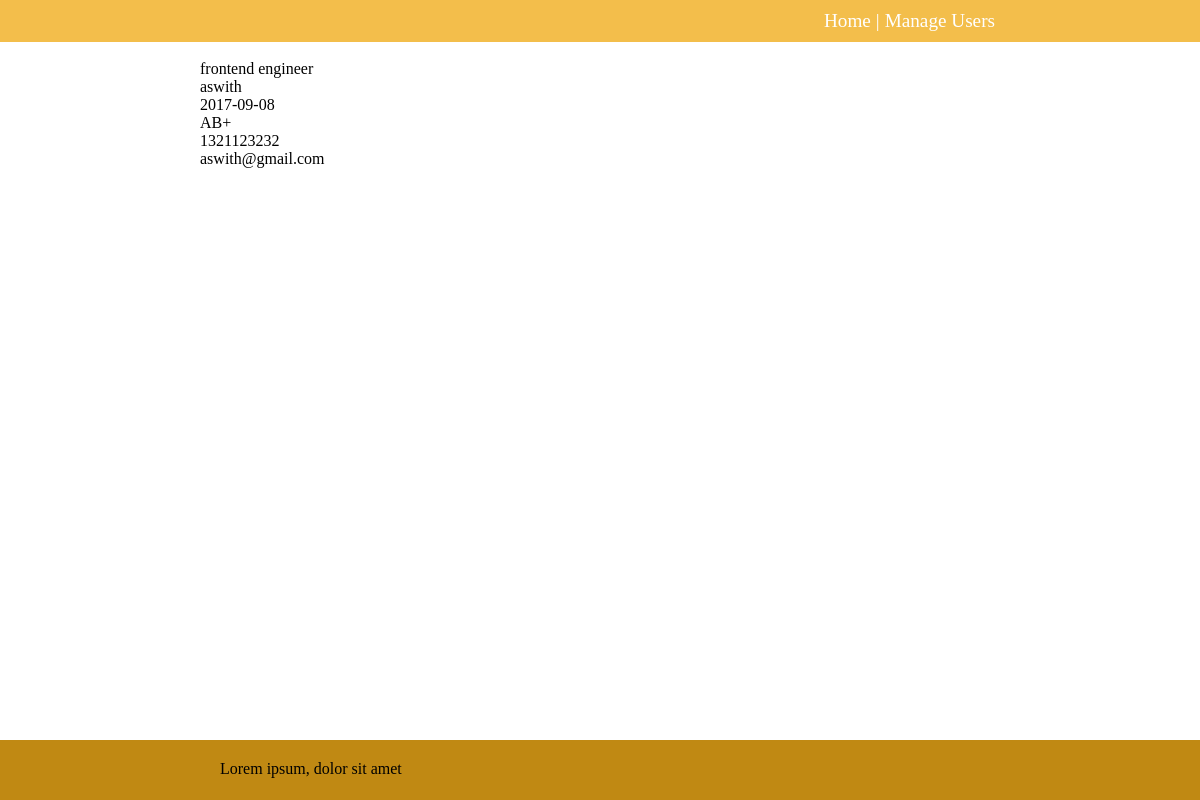
Screenshot of /preview/5 with the database file from the repository.
### app.py (models this page shows, shortened)
class User(db.Model):
    id = db.Column(db.Integer, primary_key = True)
    name = db.Column(db.String(50), nullable = False)
    pic = db.Column(db.Text, unique = True, nullable = False)
    mimetype = db.Column(db.Text, nullable = False)
    position = db.Column(db.String(50), nullable = False)
    date_of_birth = db.Column(db.Date, nullable = False)
    blood_group = db.Column(db.String(50), nullable = False)
    phone = db.Column(db.String(50), nullable = False)
    email = db.Column(db.String(80), nullable = False)

### app.py (the view)
@app.route("/preview/<int:id>")
def preview(id):
    user = User.query.filter_by(id=id).first()
    o = urlparse(request.base_url)
    host = o.hostname
    return render_template('preview.html',user = user,host=host)

### templates/preview.html (shortened to what this page needs)
{% extends 'base.html' %}
{% block body %}
<img src="http://{{ host }}:5000/images/{{ user.id }}" alt="" height="100px"> <br>
{{ user.position }} <br>
{{ user.name }} <br>
{{ user.date_of_birth }} <br>
{{ user.blood_group }} <br>
{{ user.phone }} <br>
{{ user.email }} <br>
{% endblock %}

### static/css/main.css (style rules this page uses)
* { margin: 0; padding: 0; box-sizing: border-box; }
html, body { height: 100%; margin: 0; }

### rows the page displays
User: position "frontend engineer", name "aswith", date_of_birth "2017-09-08", blood_group "AB+", phone "1321123232", email "aswith@gmail.com"
